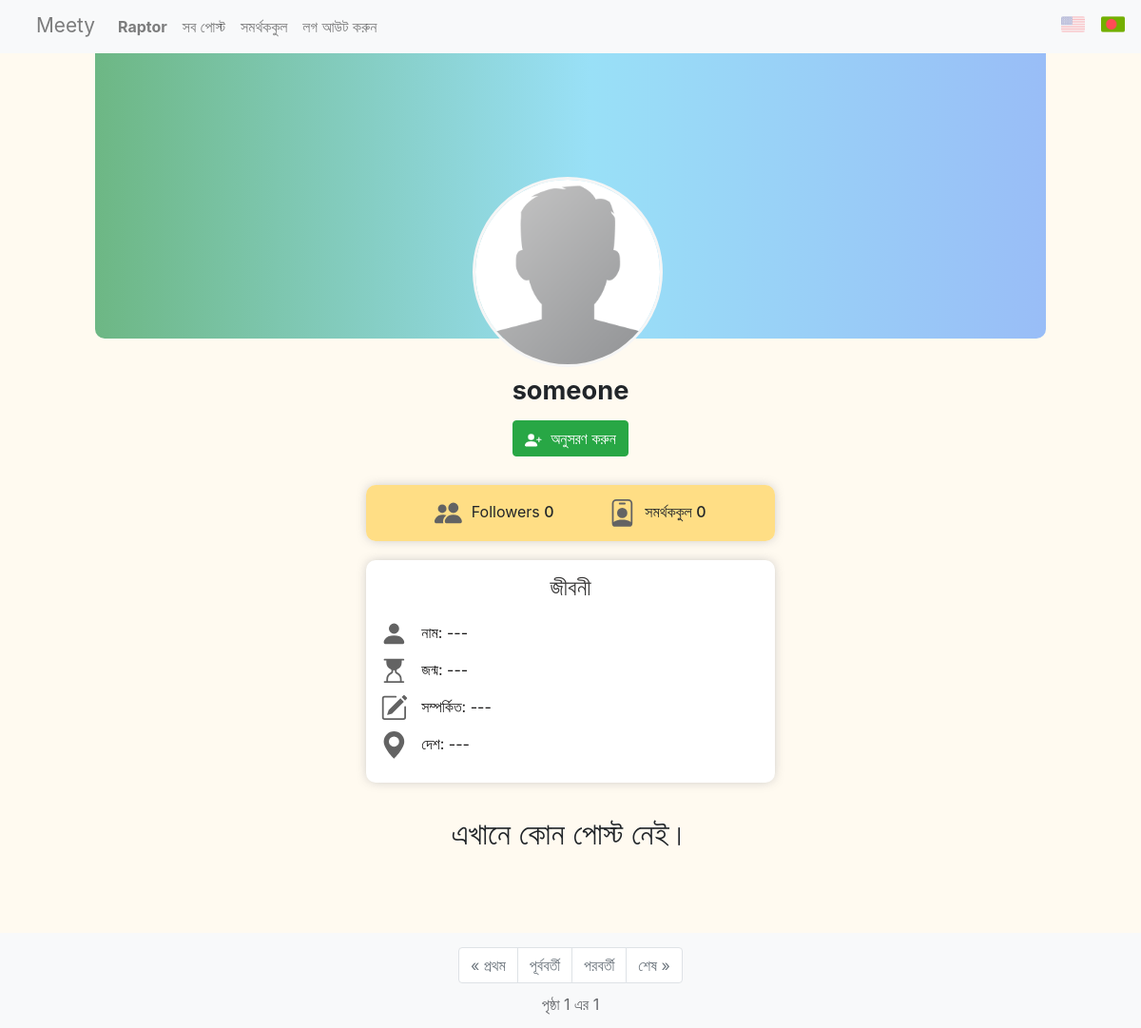
Page /profile/6 (signed in) on the committed database.
### network/models.py (models this page shows, shortened)
class User(AbstractUser):
    pass

class Profile(models.Model):
    user = models.OneToOneField(User, on_delete=models.CASCADE, related_name="profile")
    name = models.CharField(max_length=120, blank=True, null=True)
    dob = models.DateField(blank=True, null=True)
    country = CountryField(blank= True, null=True)
    img = models.ImageField(default="pro_pics/default.png", upload_to="pro_pics")
    about = models.TextField(blank=True, null=True)

### network/views.py (the view)
# urls.py: path("profile/<int:id>", views.profile, name="profile"),
@login_required
def profile(request, id):
    data = User.objects.get(pk=id)
    posts = data.posts.order_by("-date").all()
    followingId = Follow.objects.filter(user=id).values_list('followed',flat=True)
    followersId = Follow.objects.filter(followed=id).values_list('user',flat=True)
    followingUser = User.objects.filter(id__in = followingId)
    followersUser = User.objects.filter(id__in = followersId)
    paginator = Paginator(posts, 10)
    page_num = request.GET.get('page')
    page_obj = paginator.get_page(page_num)
    return render(request, "network/profile.html", {"data": data, "following": followingUser, "followerss": followersUser, "page_obj": page_obj, "comment":ProcComment(auto_id=False)})

### network/templates/network/profile.html (shortened to what this page needs)
{% extends "network/layout.html" %}
{% load static %}
{% load i18n %}
{% block body %}
    <div class="profile">
        <div class="profile-picture">
            <img src="{{ data.profile.img.url }}" alt="{{ data.username }}" class="round-pic">
        </div>
        <div class="profile-username">
            {{ data.username }}
        </div>
        <div class="profile-buttons">
            {% if user.id != data.id %}
                <form action="{% url 'toggle_follow' id=data.id %}" method="POST">
                {% if user in followerss %}
                        <button type="submit" class="btn btn-danger unfollow">
                            <svg viewBox="0 0 16 16" class="bi bi-person-x-fill" fill="currentColor" xmlns="http://www.w3.org/2000/svg">
                                <path fill-rule="evenodd" d="M1 14s-1 0-1-1 1-4 6-4 6 3 6 4-1 1-1 1H1zm5-6a3 3 0 1 0 0-6 3 3 0 0 0 0 6zm6.146-2.854a.5.5 0 0 1 .708 0L14 6.293l1.146-1.147a.5.5 0 0 1 .708.708L14.707 7l1.147 1.146a.5.5 0 0 1-.708.708L14 7.707l-1.146 1.147a.5.5 0 0 1-.708-.708L13.293 7l-1.147-1.146a.5.5 0 0 1 0-.708z"/>
                            </svg>
                            {% trans "Unfollow" %}
                        </button>
                {% else %}
                        <button type="submit" class="btn btn-success follow">
                            {% trans "Follow" %}
                        </button>
                {% endif %}
                </form>
            {% endif %}
        </div>
        <div class="profile-following info-card">
            <div class="followers">
                <span class="follow-text">
                    {% trans "Followers" %} <span class="follow-count">{{ followerss.count }}
                </span>
            </div>
            <div class="following">
                <span class="follow-text">
                    {% trans "Following" %} <span class="follow-count">{{ following.count }}
                </span>
            </div>
        </div>
        <div class="bio info-card">
            <h4>{% trans "BIO" %}</h4>
            <div class="profile-name">
                <svg viewBox="0 0 16 16" class="bi bi-person-fill profile-icon" fill="currentColor" xmlns="http://www.w3.org/2000/svg">
                    <path fill-rule="evenodd" d="M3 14s-1 0-1-1 1-4 6-4 6 3 6 4-1 1-1 1H3zm5-6a3 3 0 1 0 0-6 3 3 0 0 0 0 6z"/>
                </svg>
                <span>
                    {% trans "Name:" %}
                    {% if data.profile.about == "" or data.profile.about is None %}
                        ---
                    {% else %}
                        {{ data.profile.name }}
                    {% endif %}
                </span>
            </div>
            <div class="profile-birth">
                <span>
                    {% trans "Birth:" %}
                    {% if data.profile.about == "" or data.profile.about is None %}
                        ---
                    {% else %}
                        {{ data.profile.dob | date:"d.m.Y" }}
                    {% endif %}
                </span>
            </div>
            <div class="profile-about">
                <span>
                    {% trans "About:" %}
                    {% if data.profile.about == "" or data.profile.about is None %}
                        ---
                    {% else %}
                        {{ data.profile.about }}
                    {% endif %}
                </span>
            </div>
            <div class="profile-country">
                <svg viewBox="0 0 16 16" class="bi bi-geo-alt-fill profile-icon" fill="currentColor" xmlns="http://www.w3.org/2000/svg">
                    <path fill-rule="evenodd" d="M8 16s6-5.686 6-10A6 6 0 0 0 2 6c0 4.314 6 10 6 10zm0-7a3 3 0 1 0 0-6 3 3 0 0 0 0 6z"/>
                </svg>
                <span>
                    {% trans "Country:" %}
                    {% if data.profile.country == ""  or data.profile.about is None %}
                        ---
                        {% else %}
                        {{ data.profile.country.name }}
                    {% endif %}
                </span>
            </div>
        </div>
    </div>
    {% for post in page_obj.object_list%}
        {% include "network/posts.html"%}
    {% empty %}
        <div class="empty-post">
            {% trans "No posts here." %}
        </div>
    {% endfor %}
        {% include "network/paginator.html"%}
{% endblock %}

### network/templates/network/layout.html (shortened to what this page needs)
{% load static %}
{% load i18n %}
<!DOCTYPE html>
<html lang="en">
    <head>
        <link rel="stylesheet" href="https://stackpath.bootstrapcdn.com/bootstrap/4.4.1/css/bootstrap.min.css">
        <link href="{% static 'network/styles.css' %}" rel="stylesheet">
        <link href="https://emoji-css.afeld.me/emoji.css" rel="stylesheet">
        <link rel="stylesheet" type="text/css" href="https://npmcdn.com/flatpickr/dist/themes/dark.css">
    </head>
    <body>
        <nav class="nav-grid bg-light">
            <a class="network-link" href="{% url 'index' %}">Meety</a>
            <nav class="navbar navbar-expand-md navbar-light">
                <div class="collapse navbar-collapse" id="navbarNav">
                    <ul class="navbar-nav mr-auto">
                        {% if user.is_authenticated %}
                            <li class="nav-item">
                                <a class="nav-link" href="{% url 'profile' id=user.id %}"><strong>{{ user.username }}</strong></a>
                            </li>
                        {% endif %}
                        <li class="nav-item">
                            <a class="nav-link" href="{% url 'index' %}">{% trans "All Posts" %}</a>
                        </li>
                        {% if user.is_authenticated %}
                            <li class="nav-item">
                                <a class="nav-link" href="{% url 'follow' %}">{% trans "Following" %}</a>
                            </li>
                            <li class="nav-item">
                                <a class="nav-link" href="{% url 'logout' %}">{% trans "Log Out" %}</a>
                            </li>
                        {% endif %}
                    </ul>
                </div>
            </nav>
            <div class="choose-lang">
                {% get_current_language as LANGUAGE_CODE %}
                {% get_language_info_list for LANGUAGE as language %}
                <form action="{% url 'set_language' %}" method="POST" style="display:inline!important;">
                    <button class="lang-button {% if LANGUAGE_CODE == "bn" %} grey-out {% endif %}" name="language", type="submit" value="en">
                        <img src="{% static 'network/flag_images/united-states.png' %}" alt="USA" width="25", height="25">
                    </button>
                    <button class="lang-button {% if LANGUAGE_CODE != "bn" %} grey-out {% endif %}" name="language", type="submit" value="bn">
                        <img src="{% static 'network/flag_images/bangladesh.png' %}" alt="BD" width="25", height="25">
                    </button>
                </form>
            </div>
        </nav>
        <div class="body">
            {% block body %}
            {% endblock %}
        </div>
    </body>
</html>

### network/static/network/styles.css (style rules this page uses)
:root { --secondary-text: rgb(101, 103, 107); --secondary-text-family: "Segoe UI", Helvetica, Arial, sans-serif; --hover-color: rgba(128, 128, 128, 0.15); }
html { position: relative; min-height: 100%; }
body { background-color: floralwhite; margin: 0 0 180px; }
.round-pic { border-radius: 50%; object-fit: cover; }
.info-card { padding: 15px; border-radius: 10px; background: white; box-shadow: 0px 0px 12px -2px rgba(173,173,173,0.8); max-width: 430px; }
.empty-post { margin-top: 30px; text-align: center; font-size: 2em; }
.nav-grid { display:grid!important; grid-template-columns: 100px 5fr 90px; grid-auto-rows: minmax(56px, auto); }
.nav-grid .network-link { padding-top: 11px; justify-self: end; font-size: 1.3em; font-weight: 1.3em; color: rgba(0,0,0, 0.5); }
.nav-grid .navbar-collapse li { text-align: center; }
.choose-lang { padding-top: 11px; }
.lang-button { border: none; background: transparent; }
.grey-out { opacity: 0.35; }
.profile-icon { fill: rgb(99, 99, 99); width: 1.8em; height: 1.8em; }
.profile-picture { position: relative; margin: 0px auto 35px auto; border-radius: 0px 0px 10px 10px; background: rgb(109,183,132); background: linear-gradient(90deg, rgba(109,183,132,1) 0%, rgba(153,224,247,1) 26%, rgba(153,179,247,1) 57%, rgba(216,153,247,1) 82%, rgba(247,153,175,1) 100%); background-size: 200%; max-width: 1000px; min-height: 300px; animation: bg-animation 12s both cubic-bezier(.3,.11,1,.89) infinite alternate; }
.profile-picture img { position: absolute; border: 3px solid #f6f6f6; left: 50%; bottom: -30px; margin-left:-103px; height: 200px; width: 200px; cursor: pointer; }
.profile-username { text-align: center; font-size: 1.7em; font-weight: 700; }
.profile-buttons { margin-top: 10px; text-align: center; }
.profile-buttons svg { width: 1.1em; height: 1.1em; margin-right: 5px; }
.profile-following { margin: 30px auto 20px auto; display: flex; flex-wrap: nowrap; justify-content: space-evenly; background: rgb(255 216 107 / 80%); }
.profile-following .follow-text { margin-left: 5px; }
.profile-following .follow-count { font-weight: 500; }
.bio { margin: 0px auto; }
.bio h4 { margin-bottom: 20px; text-align: center; color: rgb(58, 57, 57); }
.bio div { margin: 10px 0px; }
.bio span { margin-left: 10px; color: rgb(26, 25, 25); }

### rows in the picture
User: username "Raptor"
User: profile.img (placeholder picture), username "someone"

### other values in the picture
{{ followerss.count }} "0"
{{ following.count }} "0"
{{ page_obj.number }} "1"
{{ page_obj.paginator.num_pages }} "1"
